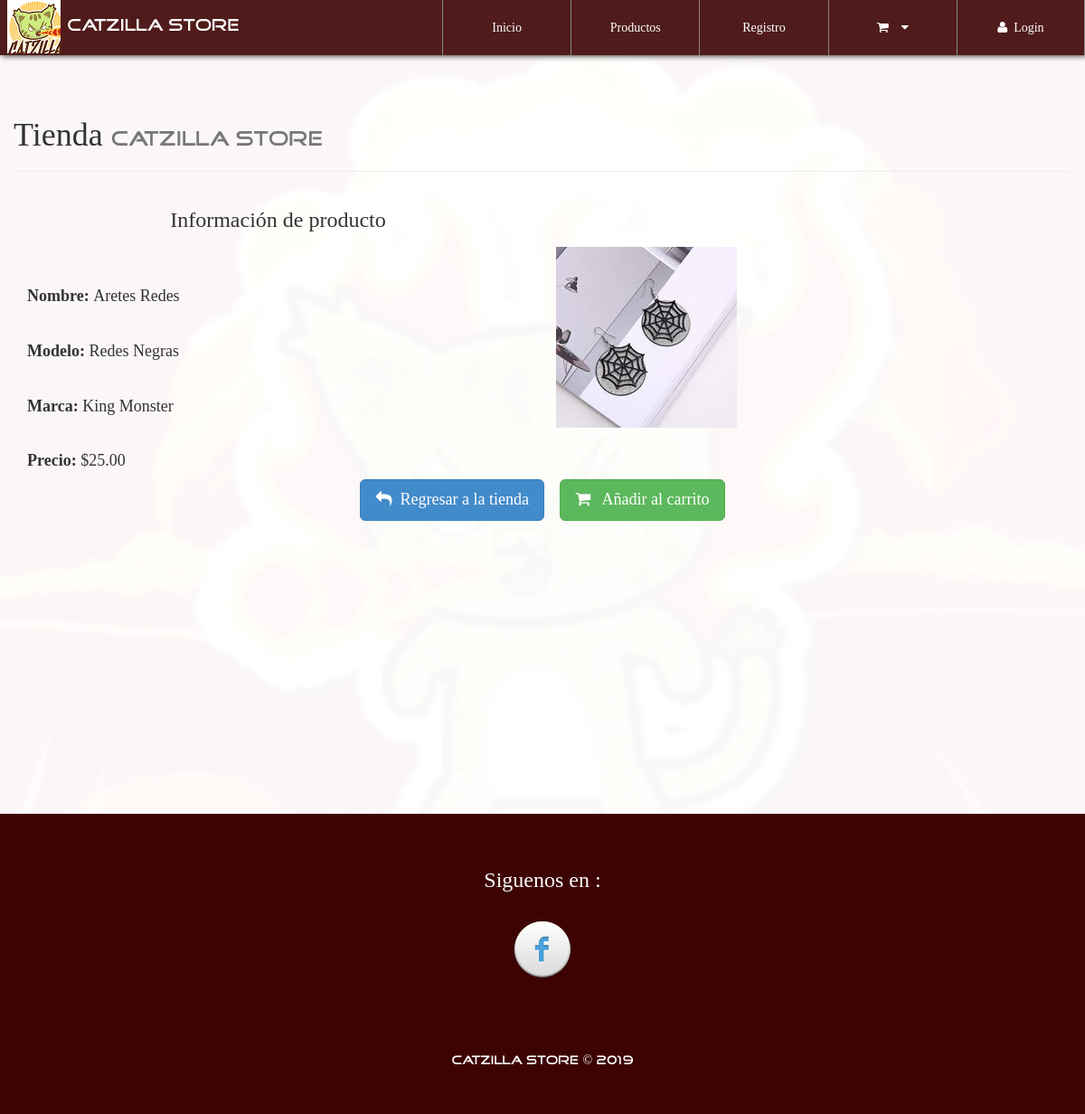
The app's page /infoProd.php?CodigoProd=Are-2 with its own data.
### tables this page shows
CREATE TABLE `producto` (
  `CodigoProd` varchar(30) NOT NULL,
  `NombreProd` varchar(30) NOT NULL,
  `CodigoCat` varchar(30) NOT NULL,
  `Precio` decimal(30,2) NOT NULL,
  `Modelo` varchar(30) NOT NULL,
  `Marca` varchar(30) NOT NULL,
  `Stock` int(20) NOT NULL,
  `NITProveedor` varchar(30) NOT NULL,
  `Imagen` varchar(150) NOT NULL,
  `Nombre` varchar(30) NOT NULL
);

### library/consulSQL.php (called while the page is built, shortened)
<?php
class ejecutarSQL{
    public static function conectar(){
        if(!$con = new mysqli(SERVER,USER,PASS)){
            die("Error en el servidor, verifique sus datos");
        }
        mysqli_set_charset($con, 'utf8');
        return $con;
    }
    public static function consultar($query) {
        if (!$consul = mysqli_query( ejecutarSQL::conectar(), $query)) {
            die(mysqli_error(ejecutarSQL::conectar()));
        }
        return $consul;
    }
}

### infoProd.php (the view, shortened to what this page needs)
<?php
include './library/consulSQL.php';
?>
<!DOCTYPE html>
<html lang="es">
<head>
    <?php include './inc/link.php'; ?>
</head>
<body id="container-page-product">
    <?php include './inc/navbar.php'; ?>
    <section id="infoproduct">
        <div class="container">
            <div class="row">
                <div class="page-header">
                    <h1>Tienda <small class="tittles-pages-logo">CATZILLA STORE</small></h1>
                </div>
                <?php
                    $CodigoProducto=$_GET['CodigoProd'];
                    $productoinfo=  ejecutarSQL::consultar("select * from producto where CodigoProd='".$CodigoProducto."'");
                    while($fila=mysqli_fetch_array($productoinfo)){
                        echo '
                            <div class="col-xs-12 col-sm-6">
                                <h3 class="text-center">Información de producto</h3>
                                <br><br>
                                <h4><strong>Nombre: </strong>'.$fila['NombreProd'].'</h4><br>
                                <h4><strong>Modelo: </strong>'.$fila['Modelo'].'</h4><br>
                                <h4><strong>Marca: </strong>'.$fila['Marca'].'</h4><br>
                                <h4><strong>Precio: </strong>$'.$fila['Precio'].'</h4>
                            </div>
                            <div class="col-xs-12 col-sm-6">
                                <br><br><br>
                                <img class="img-responsive" src="assets/img-products/'.$fila['Imagen'].'">
                            </div>
                            <br><br><br>
                            <div class="col-xs-12 text-center">
                                <a href="product.php" class="btn btn-lg btn-primary"><i class="fa fa-mail-reply"></i>&nbsp;&nbsp;Regresar a la tienda</a> &nbsp;&nbsp;&nbsp;
                                <button value="'.$fila['CodigoProd'].'" class="btn btn-lg btn-success botonCarrito"><i class="fa fa-shopping-cart"></i>&nbsp;&nbsp; Añadir al carrito</button>
                            </div>
                        ';
                    }
                ?>
            </div>
        </div>
    </section>
    <?php include './inc/footer.php'; ?>
</body>
</html>

### css/style.css (style rules this page uses)
body { font-family: "FontFamilySPro"; line-height: 1.5; font-size: 1.4em; width: 100%; height: 100%; margin: 0px; padding: 0px; background-position: center center; background-repeat: no-repeat; background-attachment: fixed; background-size: cover; background-color: #fff; }
section { width: 100%; margin: 0px; padding: 90px 0px; }
.tittles-pages-logo { font-family: "FontFamilyLogo"; }
#container-page-product { background-image: url(../assets/img/font-index.JPG); }
#store, #infoproduct, #container-pedido { background-color: rgba(255,255,255,.97); min-height: 900px; }

### records on screen
producto: NombreProd "Aretes Redes", Modelo "Redes Negras", Marca "King Monster", Precio "25.00", Imagen (picture)
